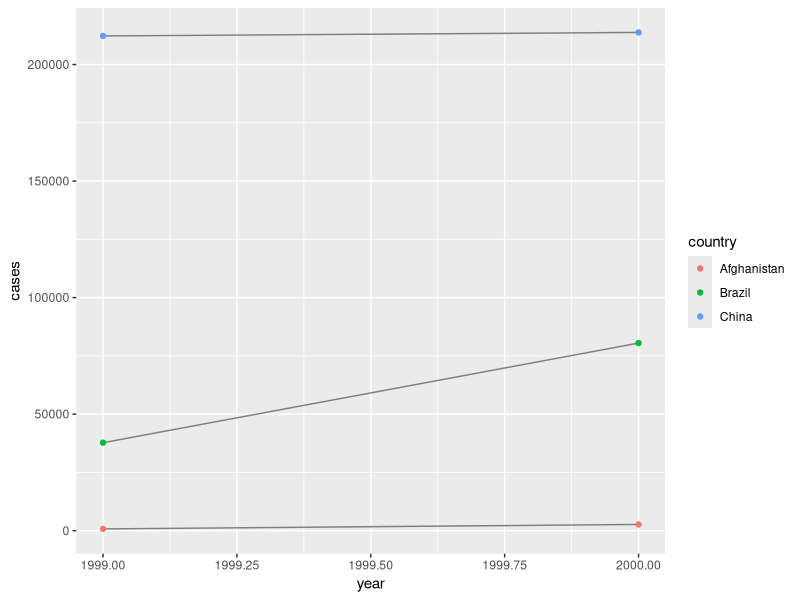
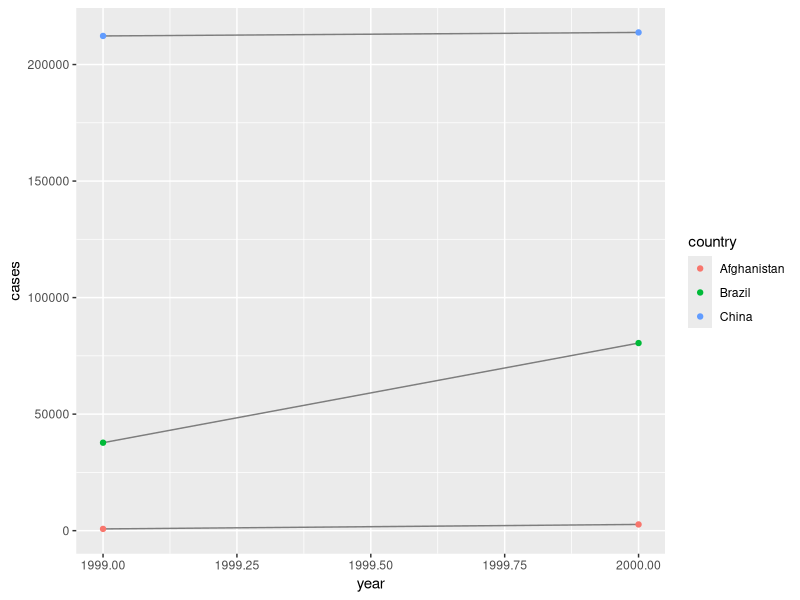
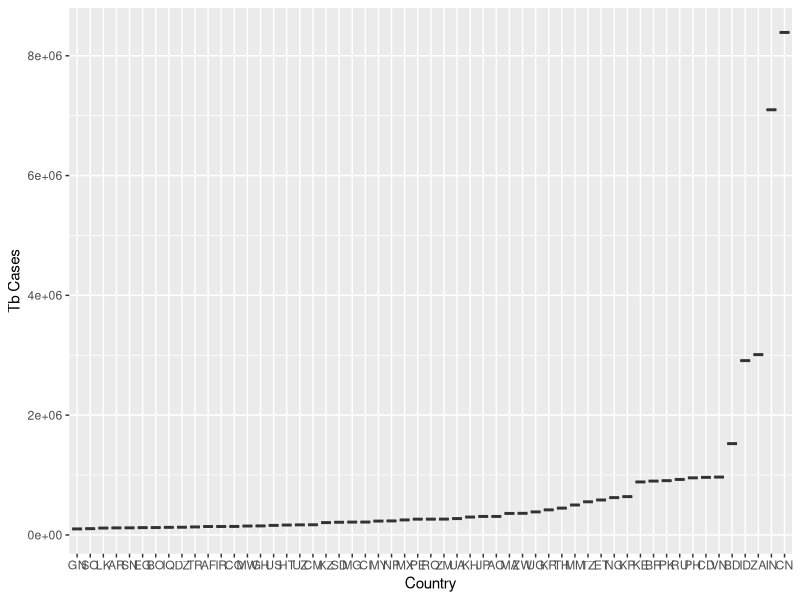
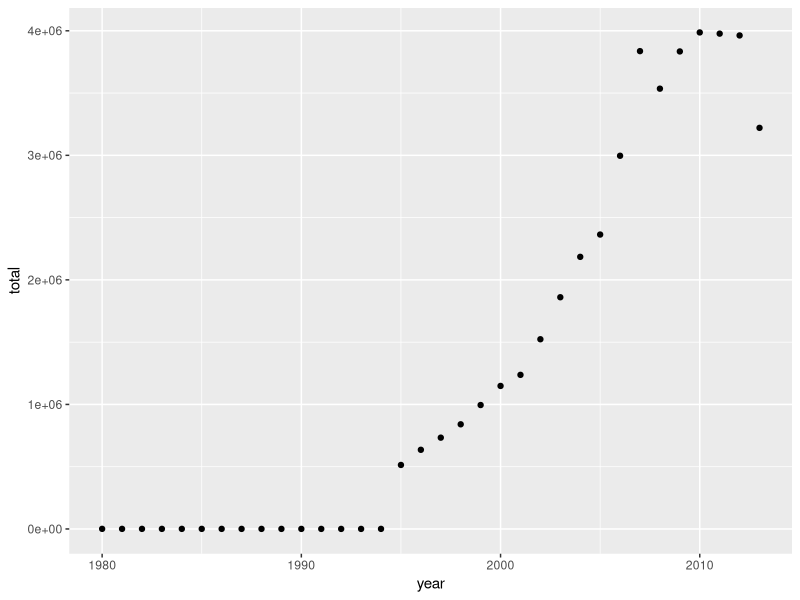
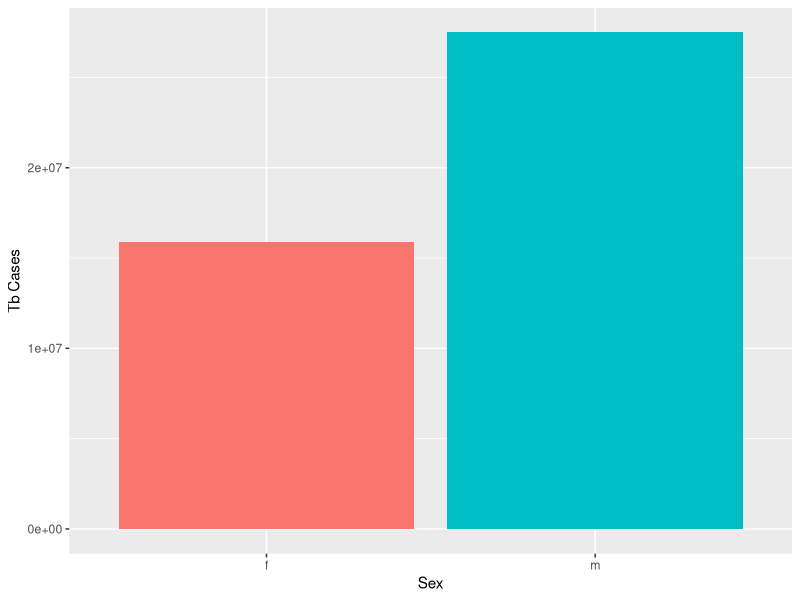
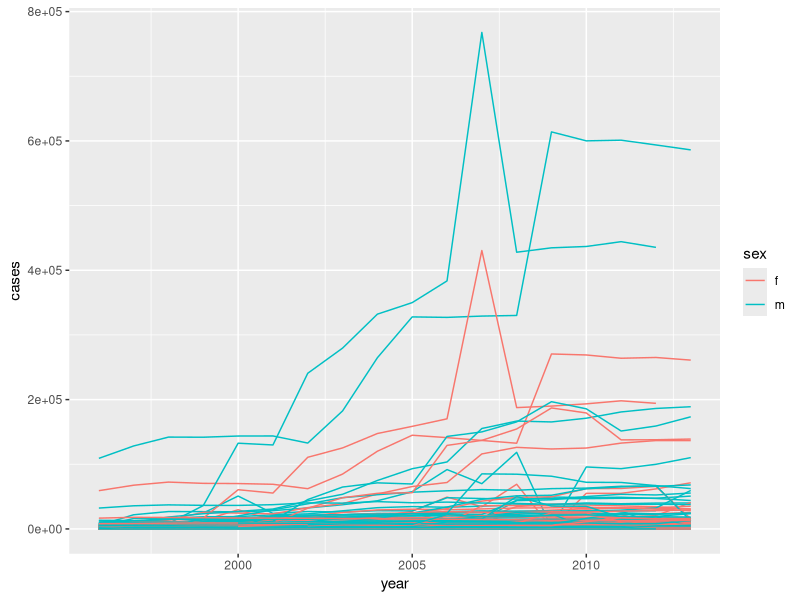

These charts were generated, in order, by the following R code:
## ---- chunk 1
library(tidyverse)
## ---- chunk 2
# calculate rate for table 2
table2a <- table2 %>%
  group_by(country, year) %>%
  mutate(rate = count[type == 'cases'] / count[type == 'population']
  )
# this provides duplicate rates - 1 each for cases and population rows

# calculate rate for table4a + table4b
# from answers
table4c <-
  tibble(
    country = table4a$country,
    `1999` = table4a[["1999"]] / table4b[["1999"]] * 10000,
    `2000` = table4a[["2000"]] / table4b[["2000"]] * 10000
  )

table4c
# I like this approach - build out a 3rd dataframe instead of manipulating existing ones
## ---- chunk 3
# ggplot code using tidy table1
ggplot(table1, aes(year, cases)) + 
  geom_line(aes(group = country), colour = "grey50") + 
  geom_point(aes(colour = country))

# filter out pop, then plot
table2 %>%
  filter(type == 'cases') %>%
  ggplot(aes(year, count)) +
  geom_line(aes(group = country), color = "grey49") +
  geom_point(aes(color = country)) +
  labs(y = 'cases')
## ---- chunk 4
table4a_long <- table4a %>% 
  pivot_longer(c(`1999`, `2000`), names_to = "year", values_to = "cases")
# wow this code is pretty straightforward!

# and same thing with table4b
table4b_long <- table4b %>%
  pivot_longer(c(`1999`, `2000`), names_to = "year", values_to = "population")

left_join(table4a_long, table4b_long)
## ---- chunk 5
table2 %>%
  pivot_wider(names_from = year, values_from = count)
# columns not in "" b/c already in dataframe
## ---- chunk 6
stocks <- tibble(
  year   = c(2015, 2015, 2016, 2016),
  half  = c(   1,    2,     1,    2),
  return = c(1.88, 0.59, 0.92, 0.17)
)

# this code shows that the two are reversible tho! except for variable types! can see how that is important
stocks %>% 
  pivot_wider(names_from = year, values_from = return) %>% 
  pivot_longer(`2015`:`2016`, names_to = "year", values_to = "return")
## ---- chunk 7
# error in loc_validate() - can't find columns
#table4a %>% 
  #pivot_longer(c(1999, 2000), names_to = "year", values_to = "cases")

# appropriately define numerical columns
table4a %>% 
  pivot_longer(c(`1999`, `2000`), names_to = "year", values_to = "cases")
## ---- chunk 8
# woah, interesting formatting here!
people <- tribble(
  ~name,             ~names,  ~values,
  #-----------------|--------|------
  "Phillip Woods",   "age",       45,
  "Phillip Woods",   "height",   186,
  "Phillip Woods",   "age",       50,
  "Jessica Cordero", "age",       37,
  "Jessica Cordero", "height",   156
)

# pivot_wider on og
people %>% 
  pivot_wider(names_from = names, values_from = values)

# from answers - add row with distinct observation count for each combo of name and key
people2 <- people %>%
  group_by(name, names) %>%
  mutate(obs = row_number())
people2

# pivot_wider on people2
people2 %>% 
  pivot_wider(names_from = names, values_from = values)
## ---- chunk 9
preg <- tribble(
  ~pregnant, ~male, ~female,
  "yes",     NA,    10,
  "no",      20,    12
)

preg %>%
  pivot_longer(c(male,female), names_to = "sex", values_to = "number", 
               values_drop_na = TRUE) # can drop male preg row
# this is an example of turning explicit missing value to implicit missing
## ---- chunk 10
table3 %>% 
  separate(rate, into = c("cases", "population"))
# result is a tidy df

# can specify what the separator is
table3 %>% 
  separate(rate, into = c("cases", "population"), sep = "/")

# default new column types are kept from og (in this ex char), can tell separate
# to guess new column types by using convert = TRUE
## ---- chunk 11
table3 %>% 
  separate(year, into = c("century", "year"), sep = 2)
## ---- chunk 12
table5 %>% 
  unite(new, century, year)
# interesting, default places _ between combined values

# here specify sep as "" ie nothing
table5 %>% 
  unite(new, century, year, sep = "")
## ---- chunk 13
# extra
tibble(x = c("a,b,c", "d,e,f,g", "h,i,j")) %>% 
  separate(x, c("one", "two", "three"))
# default sep was by , default was to drop g

tibble(x = c("a,b,c", "d,e,f,g", "h,i,j")) %>%
  separate(x, c("one", "two", "three"), extra = "merge")
# only "merge" retains g

# fill
tibble(x = c("a,b,c", "d,e", "f,g,i")) %>% 
  separate(x, c("one", "two", "three"))
# default is to put NA in

tibble(x = c("a,b,c", "d,e", "f,g,i")) %>% 
  separate(x, c("one", "two", "three"), fill = "left")
# this code fills the NA on the left
## ---- chunk 14
# example with separators
tibble(x = c("X_1", "X_2", "AA_1", "AA_2")) %>%
  extract(x, c("variable", "id"), regex = "([A-Z])_([0-9])")

# example that separate could not parse
tibble(x = c("X1", "X20", "AA11", "AA2")) %>%
  extract(x, c("variable", "id"), regex = "([A-Z]+)([0-9]+)")
## ---- chunk 15
stocks <- tibble(
  year   = c(2015, 2015, 2015, 2015, 2016, 2016, 2016),
  qtr    = c(   1,    2,    3,    4,    2,    3,    4),
  return = c(1.88, 0.59, 0.35,   NA, 0.92, 0.17, 2.66)
)

# can pivot to make implicit missing values explicit
stocks %>% 
  pivot_wider(names_from = year, values_from = return)

# can turn back to longer, make explicit missings back to implicit
# with values_drop_na
stocks %>% 
  pivot_wider(names_from = year, values_from = return) %>% 
  pivot_longer(
    cols = c(`2015`, `2016`), 
    names_to = "year", 
    values_to = "return", 
    values_drop_na = TRUE
  )
## ---- chunk 16
# complete()
stocks %>% 
  complete(year, qtr)

# fill()
treatment <- tribble(
  ~ person,           ~ treatment, ~response,
  "Derrick Whitmore", 1,           7,
  NA,                 2,           10,
  NA,                 3,           9,
  "Katherine Burke",  1,           4
)

treatment %>% 
  fill(person)
## ---- chunk 17
treatment %>% 
  fill(person, .direction = "down")

treatment %>% 
  fill(person, .direction = "up")
## ---- chunk 18
who
## ---- chunk 19
who1 <- who %>%
  pivot_longer(
    new_sp_m014:newrel_f65,
    names_to = "key",
    values_to = "cases",
    values_drop_na = TRUE
  )

# dig into what the values in this key column are
who1 %>%
  count(key)
## ---- chunk 20
who2 <- who1 %>% 
  mutate(key = stringr::str_replace(key, "newrel", "new_rel"))

who2

# separate values with separate()
who3 <- who2 %>% 
  separate(key, c("new", "type", "sexage"), sep = "_")

who3

# drop new b/c constant in dataset
who3 %>%
  count(new)

who4 <- who3 %>%
  select(-new, -iso3)

who4

# separate sexage into sex and age by splitting after 1st char
who5 <- who4 %>%
  separate(sexage, c("sex", "age"), sep = 1)

who5
## ---- chunk 21
who5 <- who %>%
  pivot_longer(
    cols = new_sp_m014:newrel_f65, 
    names_to = "key", 
    values_to = "cases", 
    values_drop_na = TRUE
  ) %>% 
  mutate(
    key = stringr::str_replace(key, "newrel", "new_rel")
  ) %>%
  separate(key, c("new", "var", "sexage")) %>% 
  select(-new, -iso3) %>% # keeping iso2 for graph below
  separate(sexage, c("sex", "age"), sep = 1)
## ---- chunk 22
# from answers:

# can see if all values in a country are missing
pivot_longer(who, c(new_sp_m014:newrel_f65), names_to = "key", values_to = "cases") %>%
  group_by(country, year) %>%
  mutate(prop_missing = sum(is.na(cases)) / n()) %>%
  filter(prop_missing > 0, prop_missing < 1)

# also check for implicit missing values
nrow(who)

who %>% 
  complete(country, year) %>%
  nrow()
# yes there are over 200 missing year and country combinations

# cool, use anit_join() introduced later to see what these missing combos are
anti_join(complete(who, country, year), who, by = c("country", "year")) %>% 
  select(country, year) %>% 
  group_by(country) %>% 
  # so I can make better sense of the years
  summarise(min_year = min(year), max_year = max(year))
# these combos that are missing are from before these countries were created!
## ---- chunk 23
who3a <- who1 %>%
  separate(key, c("new", "type", "sexage"), sep = "_")

filter(who3a, new == "newrel") %>% head()
## ---- chunk 24
# only one iso2 for each country
who %>%
  group_by(country, iso2) %>%
  summarise(unique_iso2 = n_distinct(iso2)) %>%
  filter(!unique_iso2 == 1)

# only one iso3 for each country
who %>%
  group_by(country, iso3) %>%
  summarise(unique_iso3 = n_distinct(iso3)) %>%
  filter(!unique_iso3 == 1)
## ---- chunk 25
# I don't think this is what they want as the data is already presented like this:
who5 %>%
  group_by(country, year, sex)

# 1st by country
who5 %>%
  group_by(iso2) %>%
  summarise(total = sum(cases)) %>%
  mutate(iso2 = fct_reorder(iso2, as.integer(total))) %>% # reorder to display better
  filter(total >= 100000) %>% # filter only higher case countries
  ggplot(aes(iso2, total)) +
  geom_boxplot() +
  xlab("Country") +
  ylab("Tb Cases")

# then by year
who5 %>%
  group_by(year) %>%
  summarise(total = sum(cases)) %>%
  ggplot(aes(year, total)) +
  geom_point()

# then by sex
who5 %>%
  group_by(sex) %>%
  summarise(total = sum(cases)) %>%
  ggplot(aes(sex, total, fill = sex)) +
  geom_col() +
  theme(legend.position="none") +
  xlab("Sex") +
  ylab("Tb Cases")
## ---- chunk 26
# interesting, they interpreted it as I had originally done!
who5 %>%
  group_by(country, year, sex) %>%
  filter(year > 1995) %>%
  summarise(cases = sum(cases)) %>%
  unite(country_sex, country, sex, remove = FALSE) %>%
  ggplot(aes(x = year, y = cases, group = country_sex, colour = sex)) +
  geom_line()
